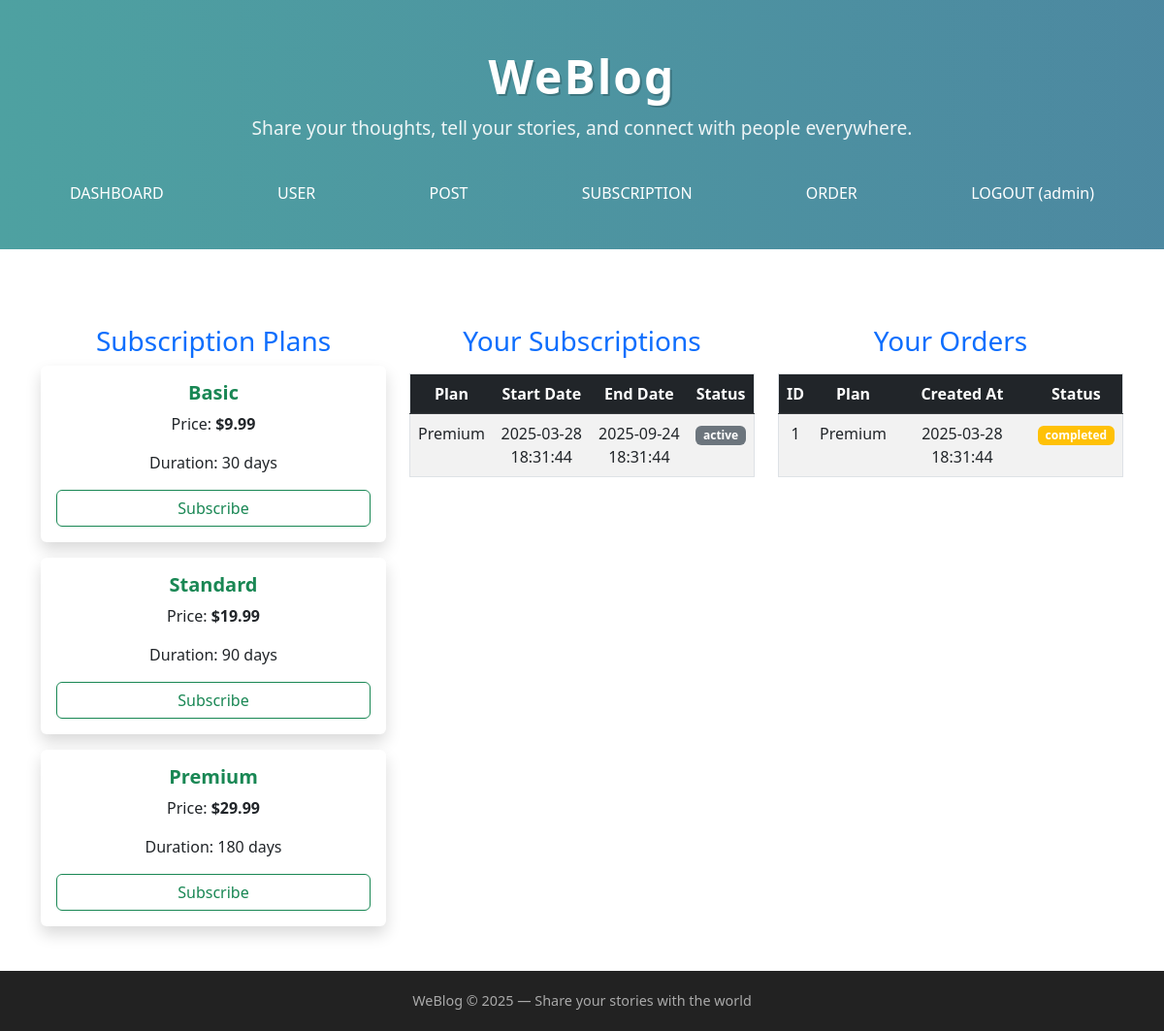
Page /subscription.php (signed in) on the committed database.
### tables this page shows
CREATE TABLE plans (
  id INT AUTO_INCREMENT PRIMARY KEY,
  name VARCHAR(50) UNIQUE,
  price DECIMAL(10,2),
  duration INT,  
  created_at DATETIME DEFAULT CURRENT_TIMESTAMP
);

CREATE TABLE subscriptions (
  id INT AUTO_INCREMENT PRIMARY KEY,
  user_id INT,
  plan_id INT,
  start_date DATETIME DEFAULT CURRENT_TIMESTAMP,
  end_date DATETIME,
  status_id INT,
  FOREIGN KEY (user_id) REFERENCES users(id) ON DELETE CASCADE,
  FOREIGN KEY (plan_id) REFERENCES plans(id) ON DELETE CASCADE,
  FOREIGN KEY (status_id) REFERENCES status_descriptions(id) ON DELETE SET NULL
);

CREATE TABLE status_descriptions (
  id INT AUTO_INCREMENT PRIMARY KEY,
  status VARCHAR(50) UNIQUE NOT NULL
);

CREATE TABLE orders (
  id INT AUTO_INCREMENT PRIMARY KEY,
  user_id INT,
  plan_id INT,
  status_id INT,
  created_at DATETIME DEFAULT CURRENT_TIMESTAMP,
  payment_method VARCHAR(50),
  FOREIGN KEY (user_id) REFERENCES users(id) ON DELETE CASCADE,
  FOREIGN KEY (plan_id) REFERENCES plans(id) ON DELETE CASCADE,
  FOREIGN KEY (status_id) REFERENCES status_orders(id) ON DELETE SET NULL
);

CREATE TABLE status_orders (
  id INT AUTO_INCREMENT PRIMARY KEY,
  status VARCHAR(50) UNIQUE NOT NULL
);

### subscription.php (the view, shortened to what this page needs)
<?php
include "includes/header.php";
$user_id = $_SESSION['user_id'];
$plans_query = "SELECT * FROM plans";
$plans_result = mysqli_query($conn, $plans_query);
$subscription_query = "SELECT s.id, p.name, s.start_date, s.end_date, sd.status
                       FROM subscriptions s
                       JOIN plans p ON s.plan_id = p.id
                       JOIN status_descriptions sd ON s.status_id = sd.id
                       WHERE s.user_id = $user_id";
$subscription_result = mysqli_query($conn, $subscription_query);
$orders_query = "SELECT o.id, p.name AS plan_name, o.created_at, so.status
                 FROM orders o
                 JOIN plans p ON o.plan_id = p.id
                 JOIN status_orders so ON o.status_id = so.id
                 WHERE o.user_id = $user_id";
$orders_result = mysqli_query($conn, $orders_query);
?>
<link rel="stylesheet" href="https://cdn.jsdelivr.net/npm/bootstrap@5.3.0/dist/css/bootstrap.min.css">
<div class="container mt-5">
    <div class="row">
        <div class="col-md-4">
            <h3 class="text-center text-primary">Subscription Plans</h3>
            <?php while ($plan = mysqli_fetch_assoc($plans_result)): ?>
                <div class="card shadow border-0 text-center mb-3">
                    <div class="card-body">
                        <h5 class="card-title text-success fw-bold"><?php echo htmlspecialchars($plan['name']); ?></h5>
                        <p class="card-text">Price: <strong>$<?php echo number_format($plan['price'], 2); ?></strong></p>
                        <p class="card-text">Duration: <?php echo $plan['duration']; ?> days</p>
                        <a href="order.php?plan_id=<?php echo $plan['id']; ?>" class="btn btn-outline-success w-100">Subscribe</a>
                    </div>
                </div>
            <?php endwhile; ?>
        </div>
        <div class="col-md-4">
            <h3 class="text-center text-primary">Your Subscriptions</h3>
            <table class="table table-hover table-striped mt-3 border">
                <thead class="table-dark">
                    <tr>
                        <th>Plan</th>
                        <th>Start Date</th>
                        <th>End Date</th>
                        <th>Status</th>
                    </tr>
                </thead>
                <tbody>
                    <?php while ($subscription = mysqli_fetch_assoc($subscription_result)): ?>
                        <tr>
                            <td><?php echo htmlspecialchars($subscription['name']); ?></td>
                            <td><?php echo $subscription['start_date']; ?></td>
                            <td><?php echo $subscription['end_date']; ?></td>
                            <td>
                                <span class="badge bg-<?php echo ($subscription['status'] == 'Active') ? 'success' : 'secondary'; ?>">
                                    <?php echo htmlspecialchars($subscription['status']); ?>
                                </span>
                            </td>
                        </tr>
                    <?php endwhile; ?>
                </tbody>
            </table>
        </div>
        <div class="col-md-4">
            <h3 class="text-center text-primary">Your Orders</h3>
            <table class="table table-hover table-striped mt-3 border">
                <thead class="table-dark">
                    <tr>
                        <th>ID</th>
                        <th>Plan</th>
                        <th>Created At</th>
                        <th>Status</th>
                    </tr>
                </thead>
                <tbody>
                    <?php while ($order = mysqli_fetch_assoc($orders_result)): ?>
                        <tr>
                            <td><?php echo $order['id']; ?></td>
                            <td><?php echo htmlspecialchars($order['plan_name']); ?></td>
                            <td><?php echo $order['created_at']; ?></td>
                            <td>
                                <span class="badge bg-<?php echo ($order['status'] == 'Completed') ? 'success' : 'warning'; ?>">
                                    <?php echo htmlspecialchars($order['status']); ?>
                                </span>
                            </td>
                        </tr>
                    <?php endwhile; ?>
                </tbody>
            </table>
        </div>
    </div>
</div>
<?php include "includes/footer.php"; ?>

### assets/css/style.css (style rules this page uses)
* { margin: 0; padding: 0; box-sizing: border-box; }
body { font-family: 'Segoe UI', Tahoma, Geneva, Verdana, sans-serif; line-height: 1.6; }
.container { width: 90%; max-width: 1100px; margin: auto; text-align: center; }

### subscription.php (style rules this page uses)
.container { max-width: 1200px; }

### rows in the picture
plans: name "Basic", price "9.99", duration "30"
plans: name "Standard", price "19.99", duration "90"
plans: name "Premium", price "29.99", duration "180"
subscriptions: plan.name "Premium", start_date "2025-03-28 18:31:44", end_date "2025-09-24 18:31:44", status.status "active"
orders: id "1", plan.name "Premium", created_at "2025-03-28 18:31:44", status.status "completed"

### other values in the picture
$_SESSION['username'] "admin"
